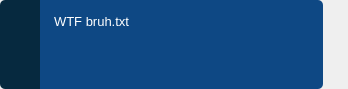
<?xml version="1.0" encoding="UTF-8"?>
<ui version="4.0">
 <class>Form</class>
 <widget class="QWidget" name="Form">
  <property name="geometry">
   <rect>
    <x>0</x>
    <y>0</y>
    <width>348</width>
    <height>89</height>
   </rect>
  </property>
  <layout class="QVBoxLayout" name="verticalLayout">
   <property name="spacing">
    <number>0</number>
   </property>
   <property name="leftMargin">
    <number>0</number>
   </property>
   <property name="topMargin">
    <number>0</number>
   </property>
   <property name="rightMargin">
    <number>0</number>
   </property>
   <property name="bottomMargin">
    <number>0</number>
   </property>
   <item>
    <widget class="QWidget" name="widget" native="true">
     <property name="cursor">
      <cursorShape>PointingHandCursor</cursorShape>
     </property>
     <property name="styleSheet">
      <string notr="true"/>
     </property>
     <layout class="QHBoxLayout" name="horizontalLayout">
      <property name="spacing">
       <number>0</number>
      </property>
      <property name="leftMargin">
       <number>0</number>
      </property>
      <property name="topMargin">
       <number>0</number>
      </property>
      <property name="rightMargin">
       <number>0</number>
      </property>
      <property name="bottomMargin">
       <number>0</number>
      </property>
      <item>
       <widget class="QLabel" name="label">
        <property name="minimumSize">
         <size>
          <width>40</width>
          <height>0</height>
         </size>
        </property>
        <property name="maximumSize">
         <size>
          <width>40</width>
          <height>16777215</height>
         </size>
        </property>
        <property name="styleSheet">
         <string notr="true">background: #06293f; border-radius: 0; border-top-left-radius: 5px;  border-bottom-left-radius: 5px;</string>
        </property>
        <property name="pixmap">
         <pixmap resource="C:/Users/moral/Desktop/Resources/Resources.qrc">:/icons/clip_huge.png</pixmap>
        </property>
        <property name="alignment">
         <set>Qt::AlignCenter</set>
        </property>
       </widget>
      </item>
      <item>
       <widget class="QTextEdit" name="textEdit">
        <property name="cursor" stdset="0">
         <cursorShape>PointingHandCursor</cursorShape>
        </property>
        <property name="styleSheet">
         <string notr="true">border-top-right-radius: 5px;  border-bottom-right-radius: 5px; background-color: #0e4884; padding: 10px; color: white;</string>
        </property>
        <property name="frameShape">
         <enum>QFrame::NoFrame</enum>
        </property>
        <property name="verticalScrollBarPolicy">
         <enum>Qt::ScrollBarAlwaysOff</enum>
        </property>
        <property name="horizontalScrollBarPolicy">
         <enum>Qt::ScrollBarAlwaysOff</enum>
        </property>
        <property name="sizeAdjustPolicy">
         <enum>QAbstractScrollArea::AdjustToContents</enum>
        </property>
        <property name="undoRedoEnabled">
         <bool>true</bool>
        </property>
        <property name="readOnly">
         <bool>true</bool>
        </property>
        <property name="html">
         <string>&lt;!DOCTYPE HTML PUBLIC &quot;-//W3C//DTD HTML 4.0//EN&quot; &quot;http://www.w3.org/TR/REC-html40/strict.dtd&quot;&gt;
&lt;html&gt;&lt;head&gt;&lt;meta name=&quot;qrichtext&quot; content=&quot;1&quot; /&gt;&lt;style type=&quot;text/css&quot;&gt;
p, li { white-space: pre-wrap; }
&lt;/style&gt;&lt;/head&gt;&lt;body style=&quot; font-family:'MS Shell Dlg 2'; font-size:8.25pt; font-weight:400; font-style:normal;&quot;&gt;
&lt;p style=&quot; margin-top:0px; margin-bottom:0px; margin-left:0px; margin-right:0px; -qt-block-indent:0; text-indent:0px;&quot;&gt;&lt;span style=&quot; font-size:10pt;&quot;&gt;WTF bruh.txt&lt;/span&gt;&lt;/p&gt;&lt;/body&gt;&lt;/html&gt;</string>
        </property>
       </widget>
      </item>
      <item>
       <widget class="QLabel" name="lbl_reply">
        <property name="sizePolicy">
         <sizepolicy hsizetype="Minimum" vsizetype="Preferred">
          <horstretch>0</horstretch>
          <verstretch>0</verstretch>
         </sizepolicy>
        </property>
        <property name="minimumSize">
         <size>
          <width>25</width>
          <height>0</height>
         </size>
        </property>
        <property name="maximumSize">
         <size>
          <width>25</width>
          <height>16777215</height>
         </size>
        </property>
        <property name="cursor">
         <cursorShape>PointingHandCursor</cursorShape>
        </property>
        <property name="styleSheet">
         <string notr="true">QLabel{
	background: none;
	background-repeat: none;
	background-image: url(:/icons/reply.png);
	background-position: center center;
}

QLabel:hover{
	background: none;
	background-repeat: none;
	background-image: url(:/icons/reply_2.png);
	background-position: center center;
}
</string>
        </property>
        <property name="text">
         <string/>
        </property>
        <property name="alignment">
         <set>Qt::AlignCenter</set>
        </property>
       </widget>
      </item>
     </layout>
    </widget>
   </item>
  </layout>
 </widget>
 <resources>
  <include location="C:/Users/moral/Desktop/Resources/Resources.qrc"/>
 </resources>
 <connections/>
</ui>
